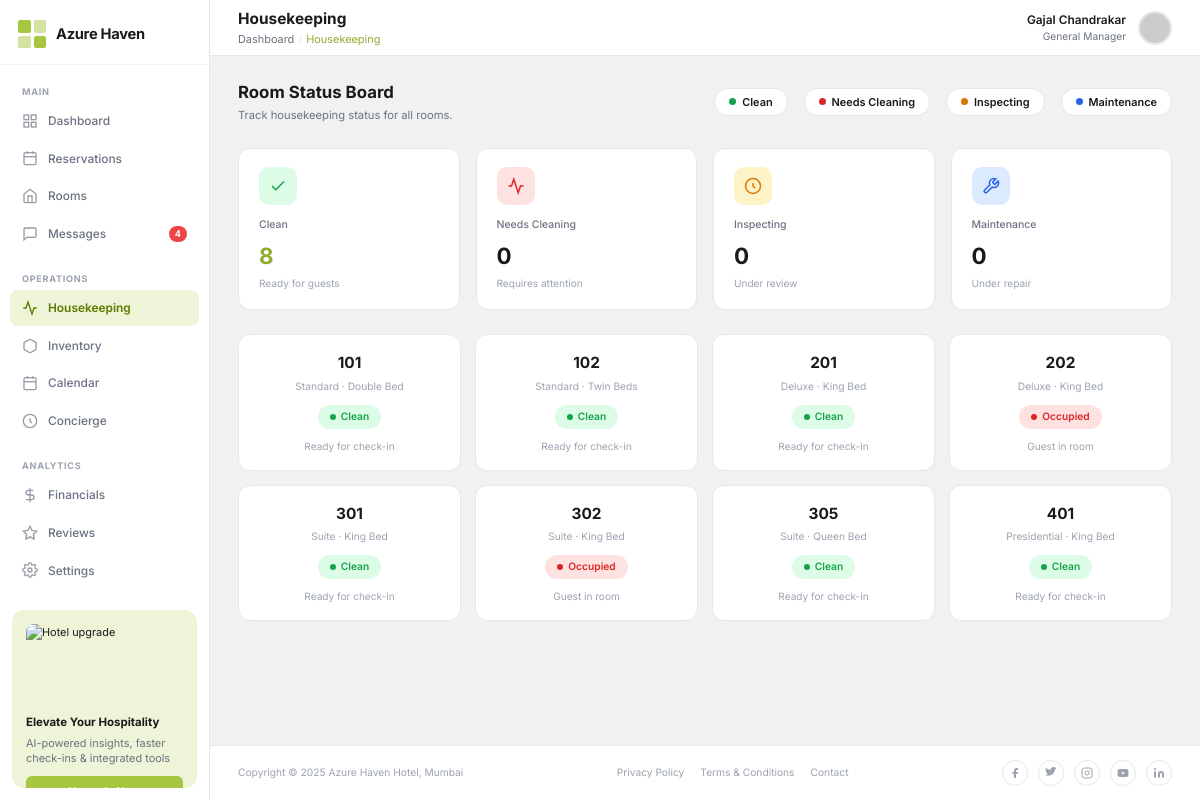
Screenshot of /housekeeping/ with the database file from the repository.
### hotel/models.py (models this page shows, shortened)
class Room(models.Model):
    ROOM_TYPES = [
        ('Standard', 'Standard'),
        ('Deluxe', 'Deluxe'),
        ('Suite', 'Suite'),
        ('Presidential', 'Presidential'),
    ]
    BED_TYPES = [
        ('Single Bed', 'Single Bed'),
        ('Double Bed', 'Double Bed'),
        ('King Bed', 'King Bed'),
        ('Queen Bed', 'Queen Bed'),
        ('Twin Beds', 'Twin Beds'),
    ]
    room_number = models.CharField(max_length=10, unique=True)
    room_type = models.CharField(max_length=20, choices=ROOM_TYPES, default='Standard')
    price_per_night = models.DecimalField(max_digits=8, decimal_places=2)
    size_sqm = models.PositiveIntegerField(default=30)
    bed_type = models.CharField(max_length=20, choices=BED_TYPES, default='King Bed')
    max_guests = models.PositiveIntegerField(default=2)
    amenities = models.TextField(blank=True, help_text="Comma-separated list of amenities")
    image = models.ImageField(upload_to='rooms/', blank=True, null=True)
    is_available = models.BooleanField(default=True)

### hotel/views.py (the view)
# urls.py: path('housekeeping/', views.housekeeping, name='housekeeping'),
def housekeeping(request):
    rooms = Room.objects.all()
    return render(request, 'hotel/housekeeping.html', {'rooms': rooms})

### hotel/templates/hotel/housekeeping.html (shortened to what this page needs)
{% extends "hotel/base.html" %}
{% block topnav %}
<header class="topnav">
  <div class="topnav-title-wrap">
    <h1 class="topnav-title">Housekeeping</h1>
    <div class="topnav-breadcrumb">
      <a href="{% url 'dashboard' %}">Dashboard</a>
      <span class="topnav-breadcrumb-sep">/</span>
      <span style="color:var(--accent-hover);">Housekeeping</span>
    </div>
  </div>
  <div class="topnav-user">
    <div class="topnav-user-info">
      <div class="topnav-user-name">Gajal Chandrakar</div>
      <div class="topnav-user-role">General Manager</div>
    </div>
    <img class="topnav-avatar" src="https://ui-avatars.com/api/?name=Gajal+Chandrakar&background=a8c740&color=fff" alt="Admin" />
  </div>
</header>
{% endblock %}
{% block content %}
<div class="page-header">
  <div>
    <h2 class="page-heading">Room Status Board</h2>
    <p class="page-subheading">Track housekeeping status for all rooms.</p>
  </div>
  <div style="display:flex;gap:16px;">
    <div class="rooms-pill"><span class="dot" style="background:#16a34a;"></span> Clean</div>
    <div class="rooms-pill"><span class="dot" style="background:#dc2626;"></span> Needs Cleaning</div>
    <div class="rooms-pill"><span class="dot" style="background:#d97706;"></span> Inspecting</div>
    <div class="rooms-pill"><span class="dot" style="background:#2563eb;"></span> Maintenance</div>
  </div>
</div>
<div class="dashboard-stats" style="grid-template-columns:repeat(4,1fr);margin-bottom:24px;">
  <div class="stat-card">
    <div class="stat-icon-wrap" style="background:#dcfce7;">
      <svg width="18" height="18" viewBox="0 0 24 24" fill="none" stroke="#16a34a" stroke-width="2"><polyline points="20 6 9 17 4 12"/></svg>
    </div>
    <div class="stat-label">Clean</div>
    <div class="stat-value stat-accent">{% for r in rooms %}{% if r.is_available %}{% with count=forloop.counter %}{% endwith %}{% endif %}{% endfor %}{{ rooms|length }}</div>
    <div class="stat-sub">Ready for guests</div>
  </div>
  <div class="stat-card">
    <div class="stat-icon-wrap" style="background:#fee2e2;">
      <svg width="18" height="18" viewBox="0 0 24 24" fill="none" stroke="#dc2626" stroke-width="2"><polyline points="22 12 18 12 15 21 9 3 6 12 2 12"/></svg>
    </div>
    <div class="stat-label">Needs Cleaning</div>
    <div class="stat-value">0</div>
    <div class="stat-sub">Requires attention</div>
  </div>
  <div class="stat-card">
    <div class="stat-icon-wrap" style="background:#fef3c7;">
      <svg width="18" height="18" viewBox="0 0 24 24" fill="none" stroke="#d97706" stroke-width="2"><circle cx="12" cy="12" r="10"/><path d="M12 8v4l3 3"/></svg>
    </div>
    <div class="stat-label">Inspecting</div>
    <div class="stat-value">0</div>
    <div class="stat-sub">Under review</div>
  </div>
  <div class="stat-card">
    <div class="stat-icon-wrap" style="background:#dbeafe;">
      <svg width="18" height="18" viewBox="0 0 24 24" fill="none" stroke="#2563eb" stroke-width="2"><path d="M14.7 6.3a1 1 0 0 0 0 1.4l1.6 1.6a1 1 0 0 0 1.4 0l3.77-3.77a6 6 0 0 1-7.94 7.94l-6.91 6.91a2.12 2.12 0 0 1-3-3l6.91-6.91a6 6 0 0 1 7.94-7.94l-3.76 3.76z"/></svg>
    </div>
    <div class="stat-label">Maintenance</div>
    <div class="stat-value">0</div>
    <div class="stat-sub">Under repair</div>
  </div>
</div>
<div class="housekeeping-grid">
  {% for room in rooms %}
  <div class="hk-room-card">
    <div class="hk-room-number">{{ room.room_number }}</div>
    <div class="hk-room-type">{{ room.room_type }} · {{ room.bed_type }}</div>
    {% if room.is_available %}
      <span class="hk-status clean"><span class="dot" style="background:#16a34a;width:6px;height:6px;border-radius:50%;"></span> Clean</span>
    {% else %}
      <span class="hk-status dirty"><span class="dot" style="background:#dc2626;width:6px;height:6px;border-radius:50%;"></span> Occupied</span>
    {% endif %}
    <div style="margin-top:10px;font-size:.72rem;color:var(--text-muted);">
      {% if room.is_available %}Ready for check-in{% else %}Guest in room{% endif %}
    </div>
  </div>
  {% endfor %}
</div>
{% endblock %}

### static/css/main.css (style rules this page uses)
:root { --bg: #f0f2f0; --sidebar-bg: #ffffff; --card-bg: #ffffff; --accent: #a8c740; --accent-hover: #8fac2e; --accent-light: #eef4d8; --text-primary: #1a1a1a; --text-secondary: #6b7280; --text-muted: #9ca3af; --border: #e5e7eb; --border-light: #f3f4f6; --shadow-sm: 0 1px 3px rgba(0,0,0,.06), 0 1px 2px rgba(0,0,0,.04); --shadow: 0 4px 16px rgba(0,0,0,.08); --shadow-lg: 0 8px 32px rgba(0,0,0,.12); --radius: 12px; --radius-sm: 8px; --radius-xs: 6px; --sidebar-w: 210px; --nav-h: 56px; --confirmed: #22c55e; --pending: #f59e0b; --cancelled: #ef4444; --checkedin: #3b82f6; }
*, *::before, *::after { box-sizing: border-box; margin: 0; padding: 0; }
html { font-size: 14px; }
body { font-family: 'Inter', system-ui, sans-serif; background: var(--bg); color: var(--text-primary); line-height: 1.5; min-height: 100vh; }
a { text-decoration: none; color: inherit; }
img { max-width: 100%; display: block; }
.topnav { height: var(--nav-h); background: var(--card-bg); border-bottom: 1px solid var(--border); display: flex; align-items: center; padding: 0 28px; gap: 16px; position: sticky; top: 0; z-index: 90; }
.topnav-title { font-size: 1.1rem; font-weight: 700; flex: 1; }
.topnav-breadcrumb { font-size: .78rem; color: var(--text-secondary); display: flex; align-items: center; gap: 4px; flex: 1; margin-top: 1px; }
.topnav-breadcrumb a { color: var(--text-secondary); }
.topnav-breadcrumb-sep { color: var(--border); }
.topnav-title-wrap { flex: 1; }
.topnav-user { display: flex; align-items: center; gap: 12px; }
.topnav-user-info { text-align: right; }
.topnav-user-name { font-weight: 600; font-size: .85rem; }
.topnav-user-role { font-size: .73rem; color: var(--text-secondary); }
.topnav-avatar { width: 34px; height: 34px; border-radius: 50%; object-fit: cover; background: var(--border-light); border: 2px solid var(--border); }
.dashboard-stats { display: grid; grid-template-columns: repeat(5, 1fr); gap: 16px; margin-bottom: 24px; }
.stat-card { background: var(--card-bg); border: 1px solid var(--border); border-radius: var(--radius); padding: 18px 20px; transition: box-shadow .2s, transform .2s; }
.stat-icon-wrap { width: 38px; height: 38px; border-radius: 10px; display: flex; align-items: center; justify-content: center; margin-bottom: 12px; }
.stat-icon-wrap svg { width: 18px; height: 18px; }
.stat-label { font-size: .75rem; color: var(--text-secondary); font-weight: 500; margin-bottom: 6px; }
.stat-value { font-size: 1.6rem; font-weight: 700; letter-spacing: -.5px; }
.stat-sub { font-size: .72rem; color: var(--text-muted); margin-top: 4px; }
.stat-accent { color: var(--accent-hover); }
.rooms-pill { display: inline-flex; align-items: center; gap: 6px; font-size: .78rem; font-weight: 600; padding: 5px 14px; border-radius: 20px; border: 1px solid var(--border); background: var(--card-bg); }
.rooms-pill .dot { width: 7px; height: 7px; border-radius: 50%; }
.housekeeping-grid { display: grid; grid-template-columns: repeat(auto-fill, minmax(180px, 1fr)); gap: 14px; }
.hk-room-card { background: var(--card-bg); border: 1px solid var(--border); border-radius: var(--radius); padding: 16px; text-align: center; transition: box-shadow .2s, transform .15s; cursor: default; }
.hk-room-number { font-size: 1.1rem; font-weight: 700; margin-bottom: 4px; }
.hk-room-type { font-size: .73rem; color: var(--text-muted); margin-bottom: 10px; }
.hk-status { display: inline-flex; align-items: center; gap: 5px; font-size: .73rem; font-weight: 600; padding: 4px 12px; border-radius: 20px; }
.hk-status.clean { background: #dcfce7; color: #16a34a; }
.hk-status.dirty { background: #fee2e2; color: #dc2626; }
.page-header { display: flex; align-items: center; justify-content: space-between; margin-bottom: 24px; }
.page-heading { font-size: 1.2rem; font-weight: 700; }
.page-subheading { font-size: .8rem; color: var(--text-secondary); margin-top: 2px; }

### rows the page displays
Room: room_number "101", room_type "Standard", bed_type "Double Bed", is_available True (drawn)
Room: room_number "102", room_type "Standard", bed_type "Twin Beds", is_available True (drawn)
Room: room_number "201", room_type "Deluxe", bed_type "King Bed", is_available True (drawn)
Room: room_number "202", room_type "Deluxe", bed_type "King Bed", is_available False (drawn)
Room: room_number "301", room_type "Suite", bed_type "King Bed", is_available True (drawn)
Room: room_number "302", room_type "Suite", bed_type "King Bed", is_available False (drawn)
Room: room_number "305", room_type "Suite", bed_type "Queen Bed", is_available True (drawn)
Room: room_number "401", room_type "Presidential", bed_type "King Bed", is_available True (drawn)

### other values shown
{{ rooms|length }} "8"
